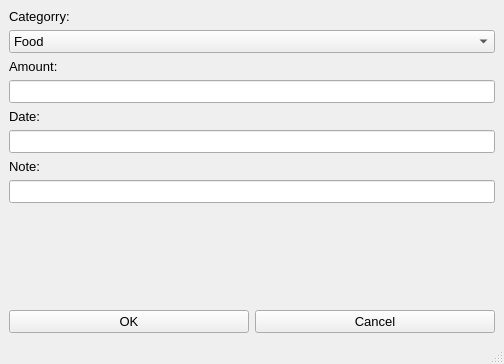
<?xml version="1.0" encoding="UTF-8"?>
<ui version="4.0">
 <class>MainWindow</class>
 <widget class="QMainWindow" name="MainWindow">
  <property name="geometry">
   <rect>
    <x>0</x>
    <y>0</y>
    <width>504</width>
    <height>364</height>
   </rect>
  </property>
  <property name="font">
   <font>
    <pointsize>10</pointsize>
   </font>
  </property>
  <property name="windowTitle">
   <string>MainWindow</string>
  </property>
  <widget class="QWidget" name="centralwidget">
   <layout class="QGridLayout" name="gridLayout">
    <item row="0" column="0">
     <layout class="QVBoxLayout" name="verticalLayout">
      <item>
       <widget class="QLabel" name="label">
        <property name="text">
         <string>Categorry:</string>
        </property>
       </widget>
      </item>
      <item>
       <widget class="QComboBox" name="cbbCategory">
        <item>
         <property name="text">
          <string>Food</string>
         </property>
        </item>
        <item>
         <property name="text">
          <string>Transport</string>
         </property>
        </item>
        <item>
         <property name="text">
          <string>Entertainment</string>
         </property>
        </item>
        <item>
         <property name="text">
          <string>Education</string>
         </property>
        </item>
        <item>
         <property name="text">
          <string>Other</string>
         </property>
        </item>
       </widget>
      </item>
      <item>
       <widget class="QLabel" name="label_2">
        <property name="text">
         <string>Amount:</string>
        </property>
       </widget>
      </item>
      <item>
       <widget class="QLineEdit" name="txtAmount"/>
      </item>
      <item>
       <widget class="QLabel" name="label_3">
        <property name="text">
         <string>Date:</string>
        </property>
       </widget>
      </item>
      <item>
       <widget class="QLineEdit" name="txtDate"/>
      </item>
      <item>
       <widget class="QLabel" name="label_4">
        <property name="text">
         <string>Note:</string>
        </property>
       </widget>
      </item>
      <item>
       <widget class="QLineEdit" name="txtNote"/>
      </item>
      <item>
       <spacer name="verticalSpacer">
        <property name="orientation">
         <enum>Qt::Vertical</enum>
        </property>
        <property name="sizeHint" stdset="0">
         <size>
          <width>20</width>
          <height>40</height>
         </size>
        </property>
       </spacer>
      </item>
      <item>
       <layout class="QHBoxLayout" name="horizontalLayout">
        <item>
         <widget class="QPushButton" name="ptnOK">
          <property name="text">
           <string>OK</string>
          </property>
         </widget>
        </item>
        <item>
         <widget class="QPushButton" name="ptnCancel">
          <property name="text">
           <string>Cancel</string>
          </property>
         </widget>
        </item>
       </layout>
      </item>
     </layout>
    </item>
   </layout>
  </widget>
  <widget class="QMenuBar" name="menubar">
   <property name="geometry">
    <rect>
     <x>0</x>
     <y>0</y>
     <width>504</width>
     <height>27</height>
    </rect>
   </property>
  </widget>
  <widget class="QStatusBar" name="statusbar"/>
 </widget>
 <resources/>
 <connections/>
</ui>
